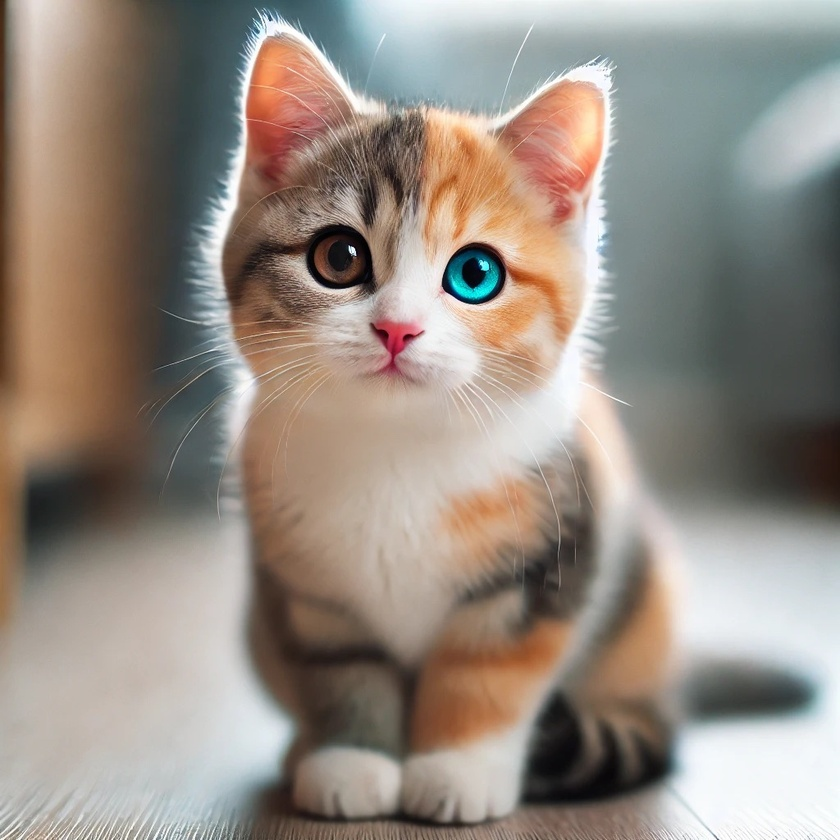
#> input picture media/cat.jpeg, 840 x 840 px, shrunk from 1024 x 1024 before the run, found by its file name
$ jupyter execute 04_image_anatomy.ipynb   (shell and % lines are left out)
#> lines starting #> are read from the running program, lines starting #| are printed output that depends on the picture
# Anatomy of an image

[cell 1]
# run this cell first

[cell 2]
from PIL import Image
import numpy as np
import os
import matplotlib.pyplot as plt

[cell 3]
# Load the image
image_path = "/content/media/cat.jpeg" # Replace with the path to your image file
image = Image.open(image_path)
#> image is the input picture: PIL image 840x840 RGB; mean R, G, B 149.8, 139.8, 130.3

fig, axs = plt.subplots(figsize=(10, 5))  # Adjust the figsize to make the images smaller
axs.imshow(image)
axs.axis('off')
plt.show()

## Channels

[cell 4]
# Convert the image to RGB if it's not already in that mode
image = image.convert('RGB')

# Convert the image to a NumPy array
image_np = np.array(image)

# Extract the R, G, B channels
r_channel = image_np[:, :, 0]
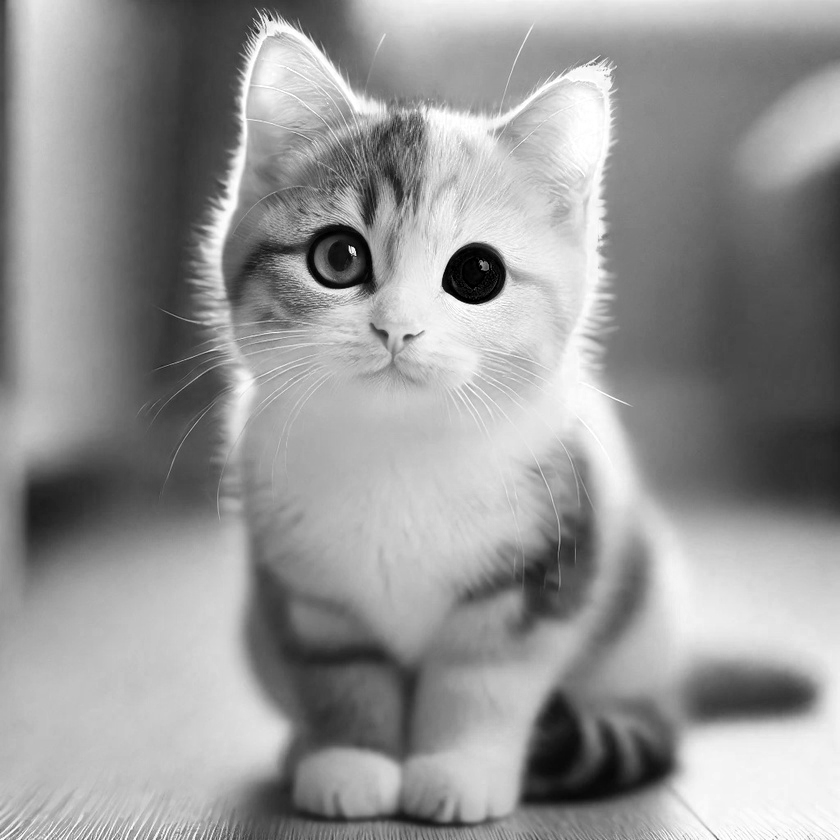
#> r_channel: shape (840, 840); min 0, max 255, mean 149.8
g_channel = image_np[:, :, 1]
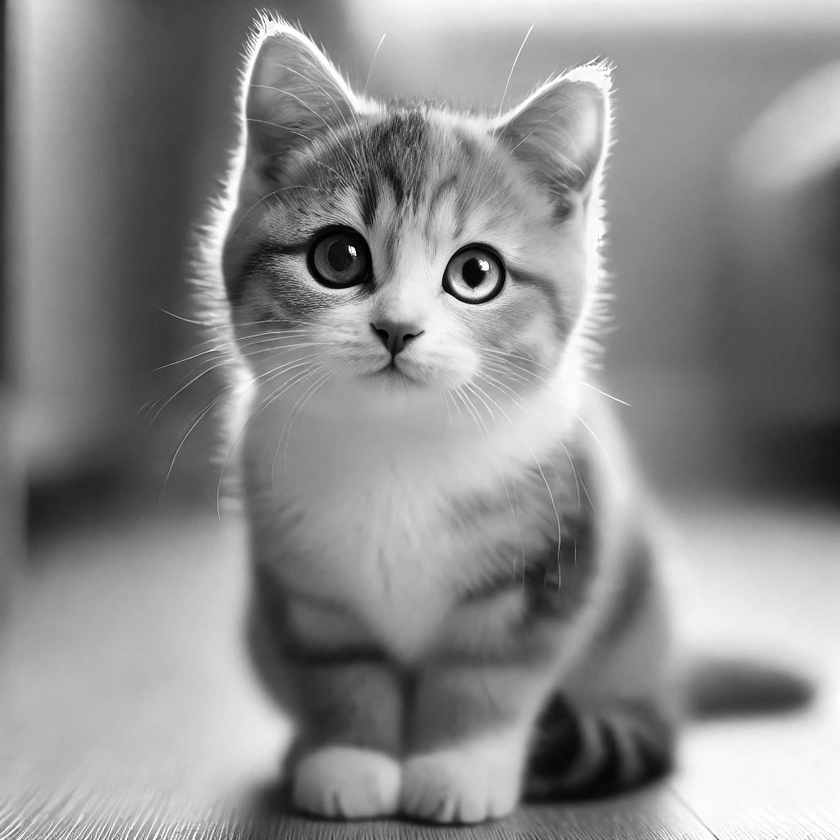
#> g_channel: shape (840, 840); min 0, max 255, mean 139.8
b_channel = image_np[:, :, 2]
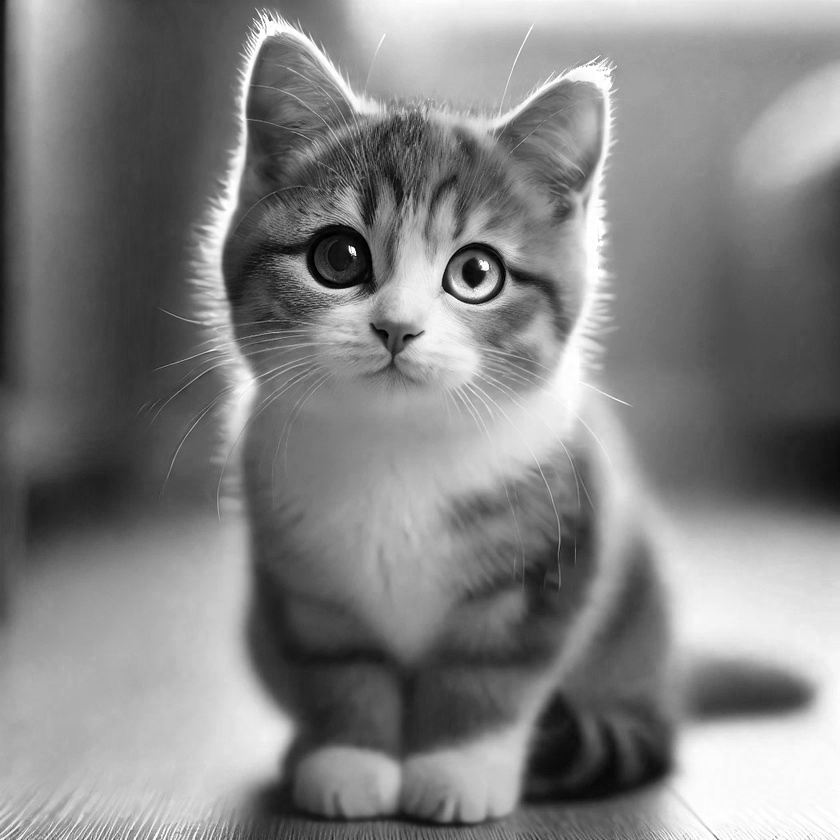
#> b_channel: shape (840, 840); min 0, max 255, mean 130.3

# Display the shapes of the channels to verify
print('R channel shape:', r_channel.shape)
#| R channel shape: (840, 840)
print('G channel shape:', g_channel.shape)
#| G channel shape: (840, 840)
print('B channel shape:', b_channel.shape)
#| B channel shape: (840, 840)

# Optionally, you can save the channels as separate images
r_image = Image.fromarray(r_channel)
g_image = Image.fromarray(g_channel)
b_image = Image.fromarray(b_channel)

# r_image.save(os.path.join(REPO_DIR, 'media/cat_r_channel.jpg'))
# g_image.save(os.path.join(REPO_DIR, 'media/cat_g_channel.jpg'))
# b_image.save(os.path.join(REPO_DIR, 'media/cat_b_channel.jpg'))


# Display the images
fig, axs = plt.subplots(1, 3, figsize=(15, 5))
axs[0].imshow(r_image, cmap='gray')
axs[0].set_title('Red Channel')
axs[0].axis('off')

axs[1].imshow(g_image, cmap='gray')
axs[1].set_title('Green Channel')
axs[1].axis('off')

axs[2].imshow(b_image, cmap='gray')
axs[2].set_title('Blue Channel')
axs[2].axis('off')

# plt.savefig(os.path.join(REPO_DIR, 'media/cat_channels_grid.jpg'), bbox_inches='tight')
plt.show()
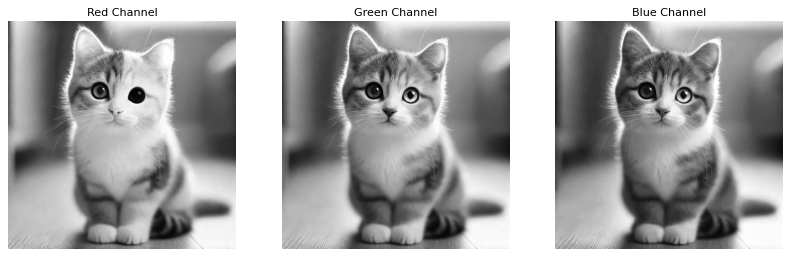
#> figure drawn by matplotlib, 3 panels

[cell 5]
# view channel contents
r_channel

[cell 6]
print("Red channel max: ", r_channel.max())
#| Red channel max:  255
print("Red channel min: ", r_channel.min())
#| Red channel min:  0

print("Green channel min: ", g_channel.max())
#| Green channel min:  255
print("Green channel min: ", g_channel.min())
#| Green channel min:  0

print("Blue channel min: ", b_channel.max())
#| Blue channel min:  255
print("Blue channel min: ", b_channel.min())
#| Blue channel min:  0

[cell 7]
# distributions
fig, axes = plt.subplots(3,1, figsize=(5,7))
axes[0].hist(r_channel.ravel(), color='tab:red', alpha=0.6, bins=50)
axes[1].hist(g_channel.ravel(), color='tab:green', alpha=0.6, bins=50)
axes[2].hist(b_channel.ravel(), color='tab:blue', alpha=0.6, bins=50)

for ax in axes:
  ax.spines[['right', 'top']].set_visible(False)
plt.show()
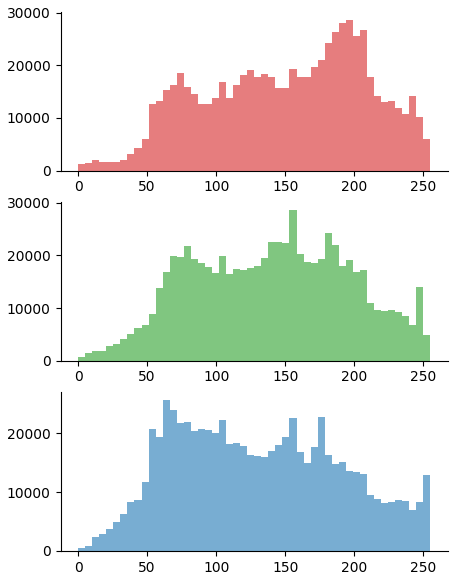
#> figure drawn by matplotlib, 3 panels; panel 1: tallest bar 28687 high, from x = 193.8 to 198.9; panel 2: tallest bar 28626 high, from x = 153 to 158.1; panel 3: tallest bar 25643 high, from x = 61.2 to 66.3

## Channels: Colored

[cell 8]
# Convert the image to RGB if it's not already in that mode
image = image.convert('RGB')

# Convert the image to a NumPy array
image_np = np.array(image)

# Extract the R, G, B channels
r_channel = image_np[:, :, 0]
g_channel = image_np[:, :, 1]
b_channel = image_np[:, :, 2]

# Create empty arrays for the colored channels
r_image_np = np.zeros_like(image_np)
g_image_np = np.zeros_like(image_np)
b_image_np = np.zeros_like(image_np)

# Assign the respective channel values
r_image_np[:, :, 0] = r_channel
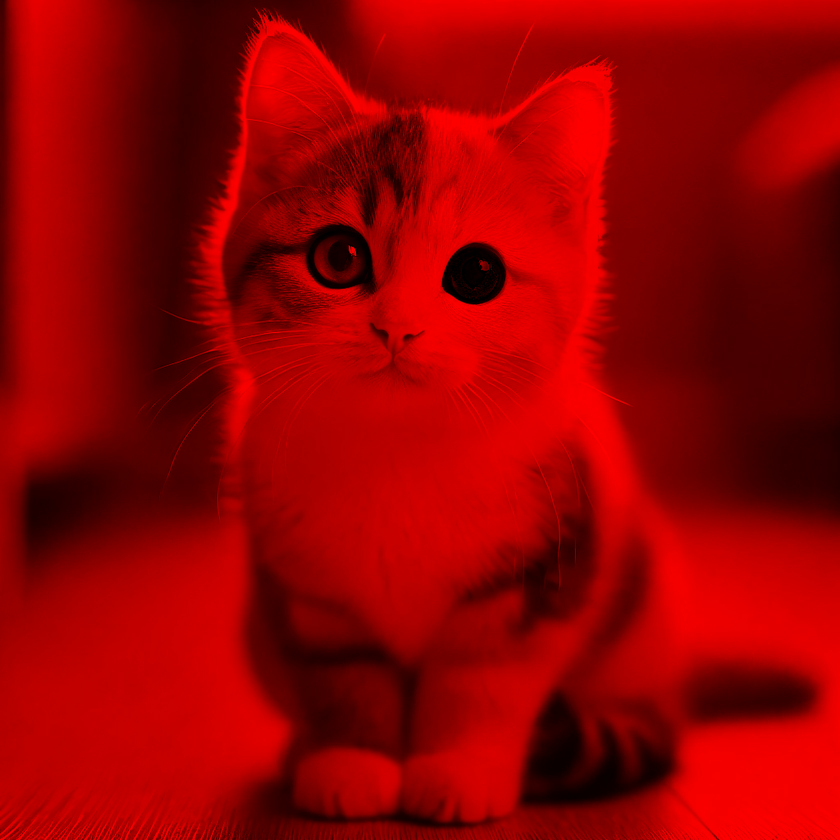
#> r_image_np: shape (840, 840, 3); mean of channels 0, 1, 2 149.8, 0, 0; drawn as R, G, B
g_image_np[:, :, 1] = g_channel
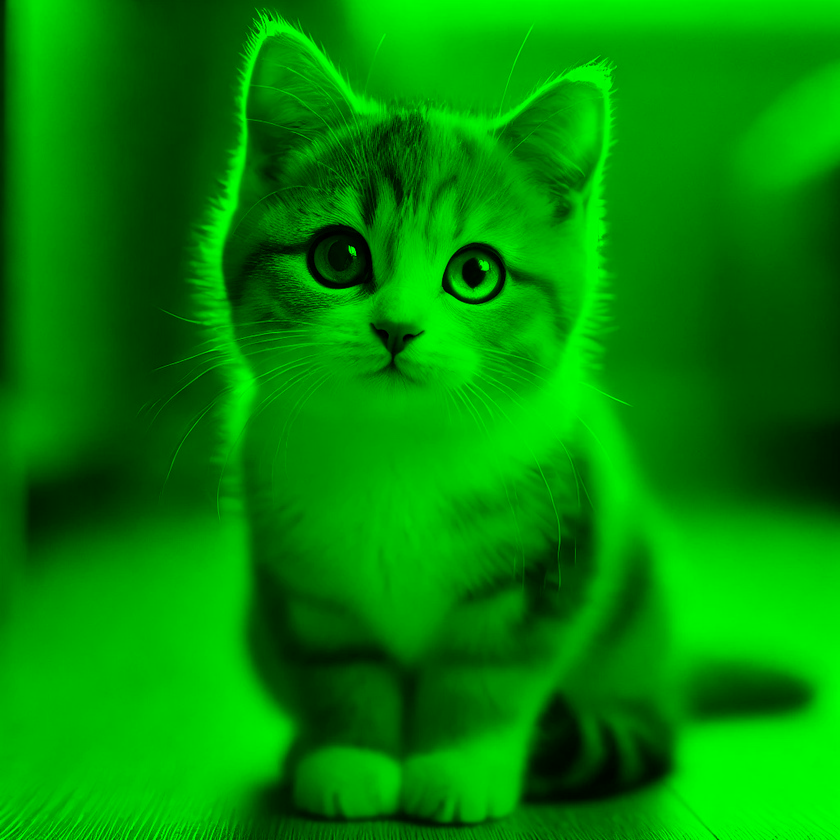
#> g_image_np: shape (840, 840, 3); mean of channels 0, 1, 2 0, 139.8, 0; drawn as R, G, B
b_image_np[:, :, 2] = b_channel
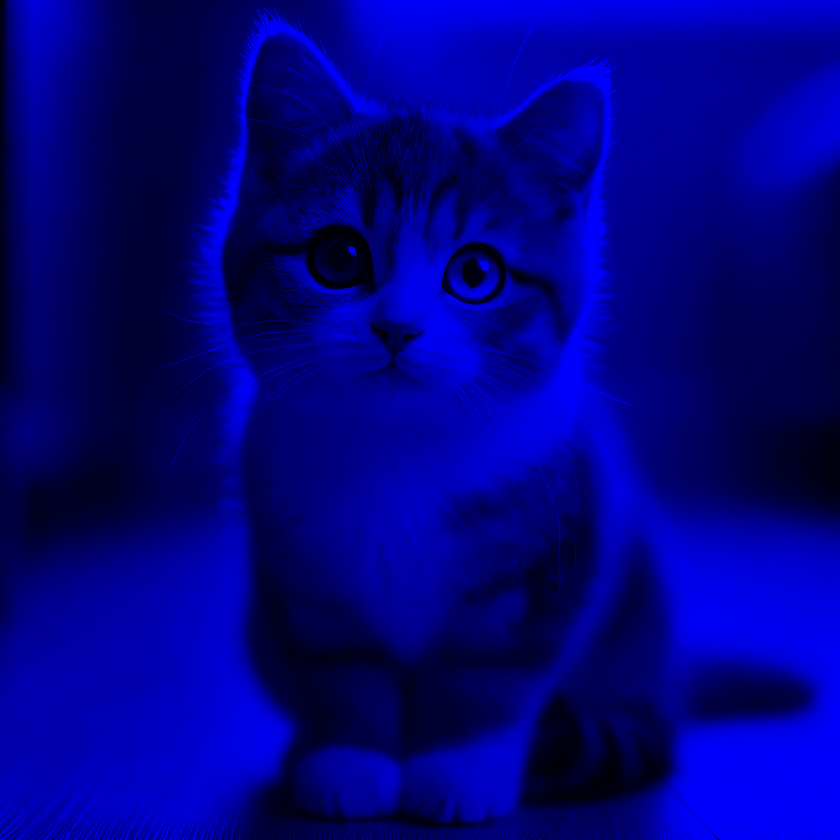
#> b_image_np: shape (840, 840, 3); mean of channels 0, 1, 2 0, 0, 130.3; drawn as R, G, B

# Convert NumPy arrays back to images
r_image = Image.fromarray(r_image_np)
g_image = Image.fromarray(g_image_np)
b_image = Image.fromarray(b_image_np)


# # Optionally, save the images
# r_image.save(os.path.join(REPO_DIR, 'media/cat_r_channel_colored.jpg'))
# g_image.save(os.path.join(REPO_DIR, 'media/cat_g_channel_colored.jpg'))
# b_image.save(os.path.join(REPO_DIR, 'media/cat_b_channel_colored.jpg'))

# Display the images
fig, axs = plt.subplots(1, 3, figsize=(15, 5))
axs[0].imshow(r_image_np)
axs[0].set_title('Red Channel')
axs[0].axis('off')

axs[1].imshow(g_image_np)
axs[1].set_title('Green Channel')
axs[1].axis('off')

axs[2].imshow(b_image_np)
axs[2].set_title('Blue Channel')
axs[2].axis('off')

# plt.savefig(os.path.join(REPO_DIR, 'media/cat_channels_grid_colored.jpg'), bbox_inches='tight')
plt.show()

$ run again, with media/h_edgy.jpeg copied over media/cat.jpeg
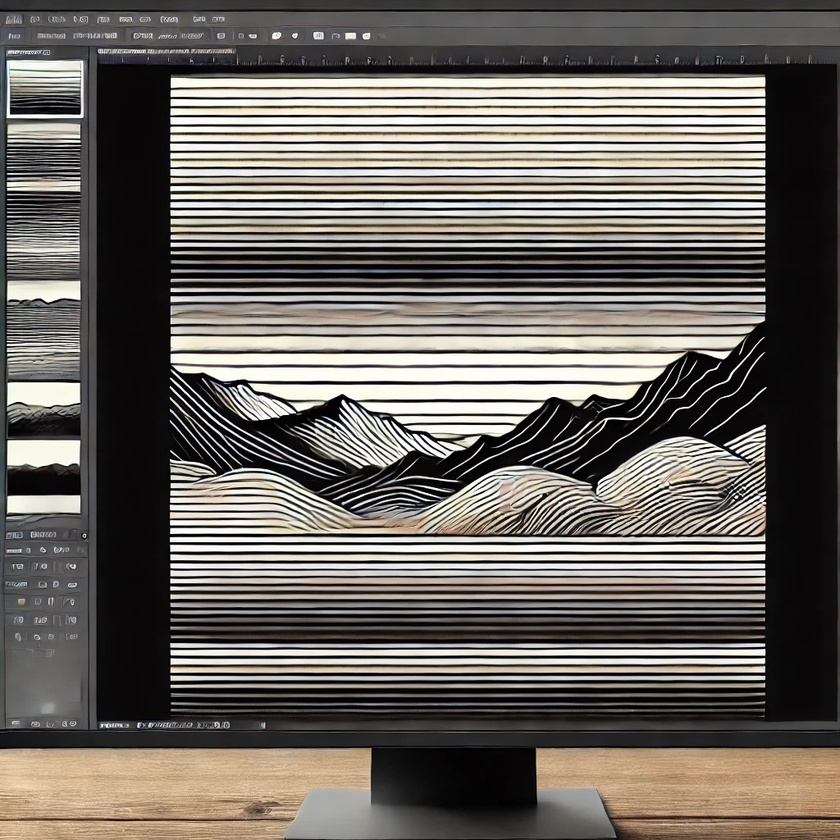
#> input picture media/h_edgy.jpeg, 840 x 840 px, shrunk from 1024 x 1024 before the run, found by its file name
#> image is the input picture: PIL image 840x840 RGB; mean R, G, B 107.9, 103.1, 97.2
#| R channel shape: (840, 840)
#| G channel shape: (840, 840)
#| B channel shape: (840, 840)
#| Red channel max:  255
#| Red channel min:  0
#| Green channel min:  255
#| Green channel min:  0
#| Blue channel min:  255
#| Blue channel min:  0
#> `g_image_np[:, :, 1] = g_channel`:
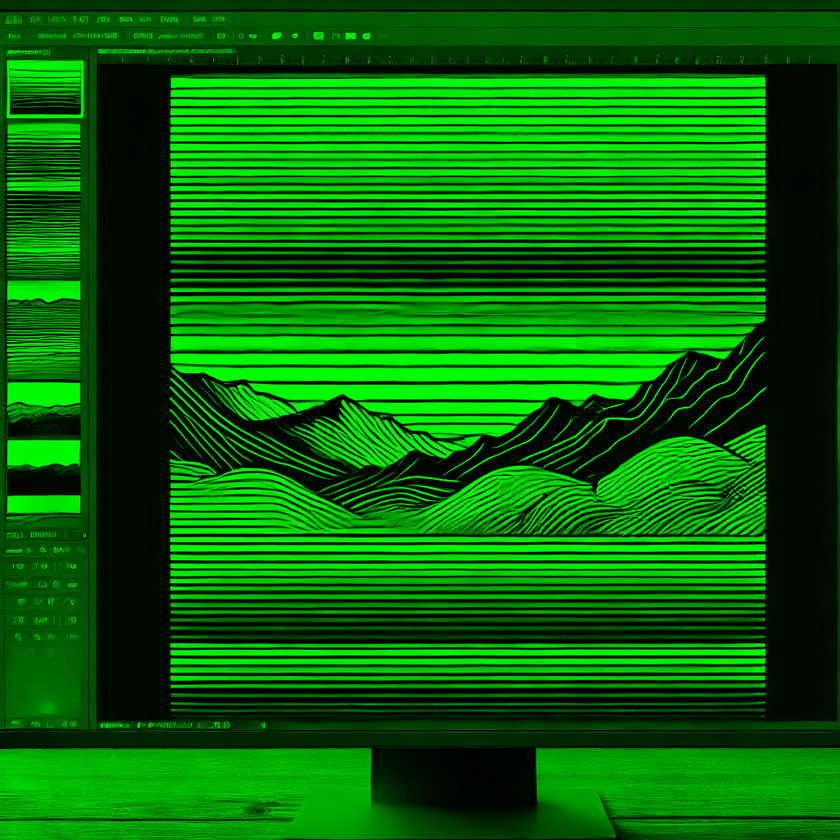
#> g_image_np: shape (840, 840, 3); mean of channels 0, 1, 2 0, 103.1, 0; drawn as R, G, B
#> `b_image_np[:, :, 2] = b_channel`:
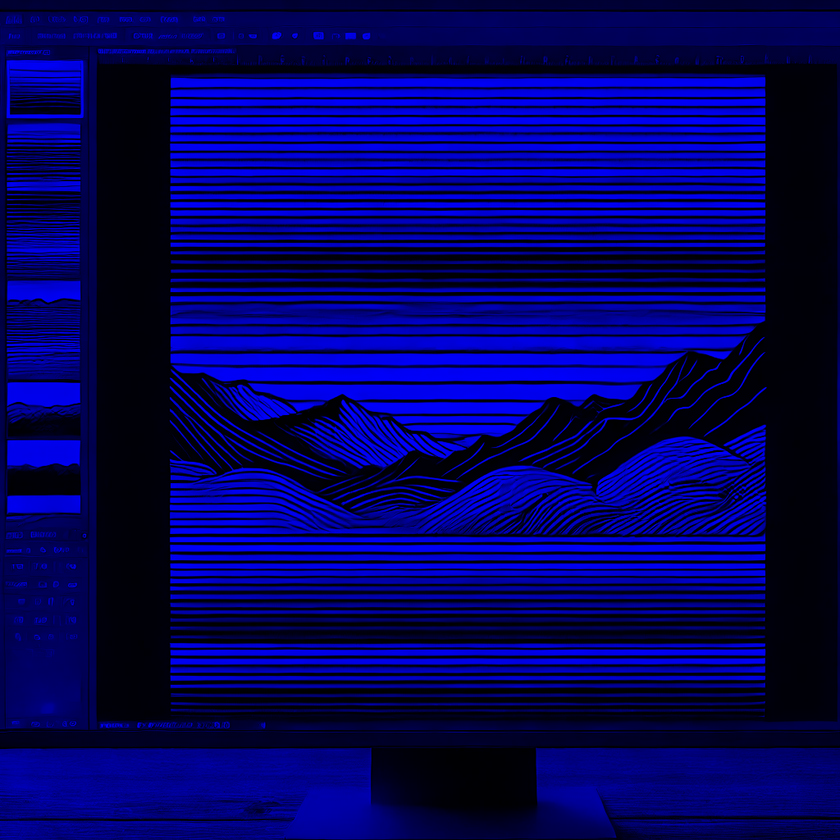
#> b_image_np: shape (840, 840, 3); mean of channels 0, 1, 2 0, 0, 97.2; drawn as R, G, B
